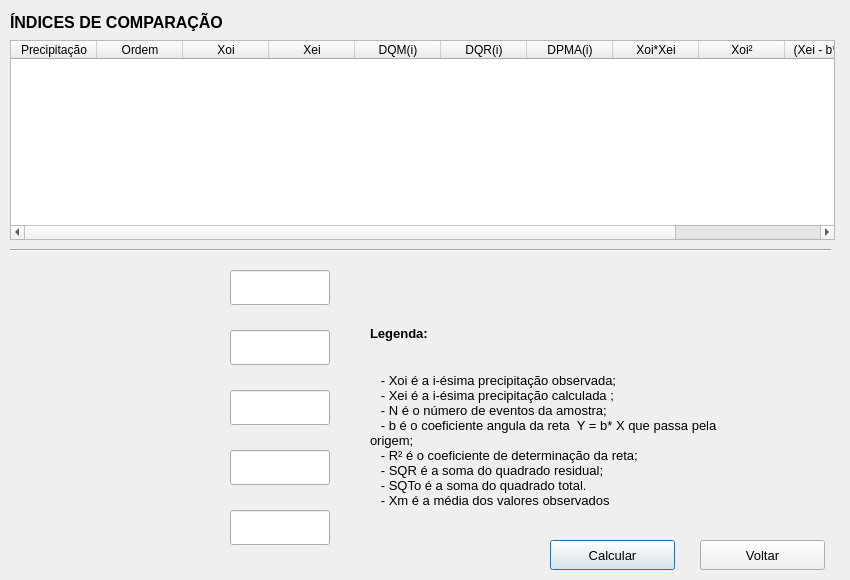
<?xml version="1.0" encoding="UTF-8"?>
<ui version="4.0">
 <class>indiceComparacao</class>
 <widget class="QDialog" name="indiceComparacao">
  <property name="geometry">
   <rect>
    <x>0</x>
    <y>0</y>
    <width>850</width>
    <height>580</height>
   </rect>
  </property>
  <property name="minimumSize">
   <size>
    <width>850</width>
    <height>580</height>
   </size>
  </property>
  <property name="maximumSize">
   <size>
    <width>850</width>
    <height>580</height>
   </size>
  </property>
  <property name="windowTitle">
   <string>UFCA-IDF</string>
  </property>
  <property name="windowIcon">
   <iconset resource="../resources.qrc">
    <normaloff>:/plugins/UFCA_IDF/imagens/icon.png</normaloff>:/plugins/UFCA_IDF/imagens/icon.png</iconset>
  </property>
  <widget class="QLabel" name="labelDQR">
   <property name="geometry">
    <rect>
     <x>10</x>
     <y>330</y>
     <width>200</width>
     <height>40</height>
    </rect>
   </property>
   <property name="font">
    <font>
     <family>Arial</family>
    </font>
   </property>
   <property name="text">
    <string/>
   </property>
   <property name="pixmap">
    <pixmap resource="../resources.qrc">:/plugins/UFCA_IDF/imagens/dqr.PNG</pixmap>
   </property>
   <property name="scaledContents">
    <bool>true</bool>
   </property>
  </widget>
  <widget class="QLabel" name="label_9">
   <property name="geometry">
    <rect>
     <x>370</x>
     <y>350</y>
     <width>451</width>
     <height>181</height>
    </rect>
   </property>
   <property name="font">
    <font>
     <family>Arial</family>
     <pointsize>10</pointsize>
    </font>
   </property>
   <property name="text">
    <string>   - Xoi é a i-ésima precipitação observada;
   - Xei é a i-ésima precipitação calculada ;
   - N é o número de eventos da amostra;
   - b é o coeficiente angula da reta  Y = b* X que passa pela
origem;
   - R² é o coeficiente de determinação da reta;
   - SQR é a soma do quadrado residual;
   - SQTo é a soma do quadrado total.
   - Xm é a média dos valores observados</string>
   </property>
  </widget>
  <widget class="QLabel" name="labelR2">
   <property name="geometry">
    <rect>
     <x>10</x>
     <y>510</y>
     <width>200</width>
     <height>40</height>
    </rect>
   </property>
   <property name="font">
    <font>
     <family>Arial</family>
    </font>
   </property>
   <property name="text">
    <string/>
   </property>
   <property name="pixmap">
    <pixmap resource="../resources.qrc">:/plugins/UFCA_IDF/imagens/r.PNG</pixmap>
   </property>
   <property name="scaledContents">
    <bool>true</bool>
   </property>
  </widget>
  <widget class="QLabel" name="labelSQR">
   <property name="geometry">
    <rect>
     <x>360</x>
     <y>270</y>
     <width>200</width>
     <height>40</height>
    </rect>
   </property>
   <property name="font">
    <font>
     <family>Arial</family>
    </font>
   </property>
   <property name="text">
    <string/>
   </property>
   <property name="pixmap">
    <pixmap resource="../resources.qrc">:/plugins/UFCA_IDF/imagens/sqr.PNG</pixmap>
   </property>
   <property name="scaledContents">
    <bool>true</bool>
   </property>
  </widget>
  <widget class="QLineEdit" name="txtB">
   <property name="geometry">
    <rect>
     <x>230</x>
     <y>450</y>
     <width>100</width>
     <height>35</height>
    </rect>
   </property>
   <property name="minimumSize">
    <size>
     <width>100</width>
     <height>35</height>
    </size>
   </property>
   <property name="maximumSize">
    <size>
     <width>100</width>
     <height>35</height>
    </size>
   </property>
   <property name="font">
    <font>
     <family>Arial</family>
    </font>
   </property>
   <property name="readOnly">
    <bool>true</bool>
   </property>
  </widget>
  <widget class="QPushButton" name="btnCalcularIC">
   <property name="geometry">
    <rect>
     <x>550</x>
     <y>540</y>
     <width>125</width>
     <height>30</height>
    </rect>
   </property>
   <property name="minimumSize">
    <size>
     <width>125</width>
     <height>30</height>
    </size>
   </property>
   <property name="maximumSize">
    <size>
     <width>125</width>
     <height>30</height>
    </size>
   </property>
   <property name="font">
    <font>
     <family>Arial</family>
     <pointsize>10</pointsize>
    </font>
   </property>
   <property name="text">
    <string>Calcular</string>
   </property>
  </widget>
  <widget class="QLabel" name="labelSQT">
   <property name="geometry">
    <rect>
     <x>600</x>
     <y>270</y>
     <width>200</width>
     <height>40</height>
    </rect>
   </property>
   <property name="font">
    <font>
     <family>Arial</family>
    </font>
   </property>
   <property name="text">
    <string/>
   </property>
   <property name="pixmap">
    <pixmap resource="../resources.qrc">:/plugins/UFCA_IDF/imagens/sqto.PNG</pixmap>
   </property>
   <property name="scaledContents">
    <bool>true</bool>
   </property>
  </widget>
  <widget class="QLineEdit" name="txtDQR">
   <property name="geometry">
    <rect>
     <x>230</x>
     <y>330</y>
     <width>100</width>
     <height>35</height>
    </rect>
   </property>
   <property name="minimumSize">
    <size>
     <width>100</width>
     <height>35</height>
    </size>
   </property>
   <property name="maximumSize">
    <size>
     <width>100</width>
     <height>35</height>
    </size>
   </property>
   <property name="font">
    <font>
     <family>Arial</family>
    </font>
   </property>
   <property name="readOnly">
    <bool>true</bool>
   </property>
  </widget>
  <widget class="QLabel" name="labelDPMA">
   <property name="geometry">
    <rect>
     <x>10</x>
     <y>390</y>
     <width>200</width>
     <height>40</height>
    </rect>
   </property>
   <property name="font">
    <font>
     <family>Arial</family>
    </font>
   </property>
   <property name="text">
    <string/>
   </property>
   <property name="pixmap">
    <pixmap resource="../resources.qrc">:/plugins/UFCA_IDF/imagens/dpma.PNG</pixmap>
   </property>
   <property name="scaledContents">
    <bool>true</bool>
   </property>
  </widget>
  <widget class="QLabel" name="labelLEgenda">
   <property name="geometry">
    <rect>
     <x>370</x>
     <y>320</y>
     <width>91</width>
     <height>26</height>
    </rect>
   </property>
   <property name="font">
    <font>
     <family>Arial</family>
     <pointsize>10</pointsize>
     <weight>75</weight>
     <bold>true</bold>
    </font>
   </property>
   <property name="text">
    <string>Legenda:</string>
   </property>
  </widget>
  <widget class="QLabel" name="labelB">
   <property name="geometry">
    <rect>
     <x>20</x>
     <y>450</y>
     <width>131</width>
     <height>40</height>
    </rect>
   </property>
   <property name="font">
    <font>
     <family>Arial</family>
    </font>
   </property>
   <property name="text">
    <string/>
   </property>
   <property name="pixmap">
    <pixmap resource="../resources.qrc">:/plugins/UFCA_IDF/imagens/b.PNG</pixmap>
   </property>
   <property name="scaledContents">
    <bool>true</bool>
   </property>
  </widget>
  <widget class="QLineEdit" name="txtDQM">
   <property name="geometry">
    <rect>
     <x>230</x>
     <y>270</y>
     <width>100</width>
     <height>35</height>
    </rect>
   </property>
   <property name="minimumSize">
    <size>
     <width>100</width>
     <height>35</height>
    </size>
   </property>
   <property name="maximumSize">
    <size>
     <width>100</width>
     <height>35</height>
    </size>
   </property>
   <property name="font">
    <font>
     <family>Arial</family>
    </font>
   </property>
   <property name="readOnly">
    <bool>true</bool>
   </property>
  </widget>
  <widget class="QLabel" name="labelDQM">
   <property name="geometry">
    <rect>
     <x>10</x>
     <y>270</y>
     <width>200</width>
     <height>41</height>
    </rect>
   </property>
   <property name="minimumSize">
    <size>
     <width>200</width>
     <height>0</height>
    </size>
   </property>
   <property name="font">
    <font>
     <family>Arial</family>
    </font>
   </property>
   <property name="text">
    <string/>
   </property>
   <property name="pixmap">
    <pixmap resource="../resources.qrc">:/plugins/UFCA_IDF/imagens/dqm.PNG</pixmap>
   </property>
   <property name="scaledContents">
    <bool>true</bool>
   </property>
  </widget>
  <widget class="QLineEdit" name="txtDPMA">
   <property name="geometry">
    <rect>
     <x>230</x>
     <y>390</y>
     <width>100</width>
     <height>35</height>
    </rect>
   </property>
   <property name="minimumSize">
    <size>
     <width>100</width>
     <height>35</height>
    </size>
   </property>
   <property name="maximumSize">
    <size>
     <width>100</width>
     <height>35</height>
    </size>
   </property>
   <property name="font">
    <font>
     <family>Arial</family>
    </font>
   </property>
   <property name="readOnly">
    <bool>true</bool>
   </property>
  </widget>
  <widget class="QLineEdit" name="txtR2">
   <property name="geometry">
    <rect>
     <x>230</x>
     <y>510</y>
     <width>100</width>
     <height>35</height>
    </rect>
   </property>
   <property name="minimumSize">
    <size>
     <width>100</width>
     <height>35</height>
    </size>
   </property>
   <property name="maximumSize">
    <size>
     <width>100</width>
     <height>35</height>
    </size>
   </property>
   <property name="font">
    <font>
     <family>Arial</family>
    </font>
   </property>
   <property name="readOnly">
    <bool>true</bool>
   </property>
  </widget>
  <widget class="QPushButton" name="btnVoltarIC">
   <property name="geometry">
    <rect>
     <x>700</x>
     <y>540</y>
     <width>125</width>
     <height>30</height>
    </rect>
   </property>
   <property name="minimumSize">
    <size>
     <width>125</width>
     <height>30</height>
    </size>
   </property>
   <property name="maximumSize">
    <size>
     <width>125</width>
     <height>30</height>
    </size>
   </property>
   <property name="font">
    <font>
     <family>Arial</family>
     <pointsize>10</pointsize>
    </font>
   </property>
   <property name="text">
    <string>Voltar</string>
   </property>
  </widget>
  <widget class="QLabel" name="labelIndice">
   <property name="geometry">
    <rect>
     <x>10</x>
     <y>9</y>
     <width>291</width>
     <height>26</height>
    </rect>
   </property>
   <property name="font">
    <font>
     <family>Arial</family>
     <pointsize>12</pointsize>
     <weight>75</weight>
     <bold>true</bold>
    </font>
   </property>
   <property name="text">
    <string>ÍNDICES DE COMPARAÇÃO</string>
   </property>
  </widget>
  <widget class="QTableWidget" name="tableIndiceComparacao">
   <property name="geometry">
    <rect>
     <x>10</x>
     <y>40</y>
     <width>825</width>
     <height>200</height>
    </rect>
   </property>
   <property name="font">
    <font>
     <family>Arial</family>
    </font>
   </property>
   <property name="frameShape">
    <enum>QFrame::StyledPanel</enum>
   </property>
   <property name="frameShadow">
    <enum>QFrame::Sunken</enum>
   </property>
   <property name="autoScrollMargin">
    <number>16</number>
   </property>
   <attribute name="horizontalHeaderDefaultSectionSize">
    <number>86</number>
   </attribute>
   <attribute name="horizontalHeaderMinimumSectionSize">
    <number>64</number>
   </attribute>
   <attribute name="horizontalHeaderStretchLastSection">
    <bool>true</bool>
   </attribute>
   <column>
    <property name="text">
     <string>Precipitação</string>
    </property>
   </column>
   <column>
    <property name="text">
     <string>Ordem</string>
    </property>
   </column>
   <column>
    <property name="text">
     <string>Xoi</string>
    </property>
   </column>
   <column>
    <property name="text">
     <string>Xei</string>
    </property>
   </column>
   <column>
    <property name="text">
     <string>DQM(i)</string>
    </property>
   </column>
   <column>
    <property name="text">
     <string>DQR(i)</string>
    </property>
   </column>
   <column>
    <property name="text">
     <string>DPMA(i)</string>
    </property>
   </column>
   <column>
    <property name="text">
     <string>Xoi*Xei</string>
    </property>
   </column>
   <column>
    <property name="text">
     <string>Xoi²</string>
    </property>
   </column>
   <column>
    <property name="text">
     <string>(Xei - b*Xoi)²</string>
    </property>
   </column>
   <column>
    <property name="text">
     <string>(Xei - Xm)²</string>
    </property>
   </column>
  </widget>
  <widget class="Line" name="line">
   <property name="geometry">
    <rect>
     <x>10</x>
     <y>240</y>
     <width>821</width>
     <height>21</height>
    </rect>
   </property>
   <property name="orientation">
    <enum>Qt::Horizontal</enum>
   </property>
  </widget>
 </widget>
 <resources/>
 <connections/>
</ui>
